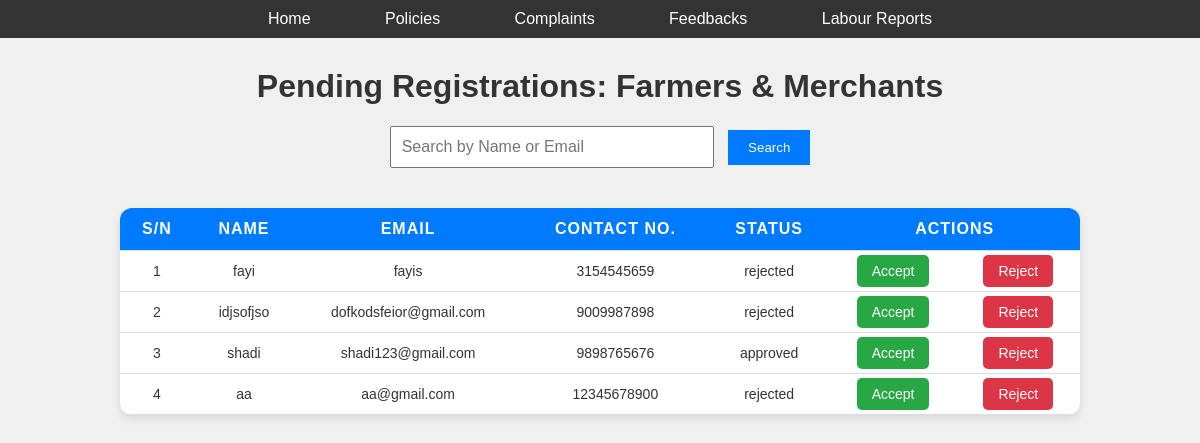
The app's page /Approval/ with its own data.
### admin_app/models.py (models this page shows)
class farmer(models.Model):
     loginid=models.ForeignKey(Usertable,on_delete=models.CASCADE,null=True,blank=True)
     name =models.CharField(max_length=100,null=True,blank=True)
     address =models.CharField(max_length=100,null=True,blank=True)
     place =models.CharField(max_length=100,null=True,blank=True)
     mob_no =models.CharField(max_length=100,null=True,blank=True)
     K_bhavan =models.CharField(max_length=100,null=True,blank=True)
     farmLocation = models.CharField(max_length=255, null=True, blank=True)

class Usertable(models.Model):
     username =models.CharField(max_length=100,null=True,blank=True)
     password =models.CharField(max_length=100,null=True,blank=True)
     type =models.CharField(max_length=100,null=True,blank=True)
     statusl=models.CharField(max_length=100,default='rejected',null=True,blank=True)

### admin_app/views.py (the view)
# urls.py: path('Approval/',Approval.as_view(),name='Approval12'),
class Approval(View):
     def get(self,request):
          form =  farmer.objects.all()
          return render(request,'admintemp/approval.html',{'form': form})

### templates/admintemp/approval.html (shortened to what this page needs)
<!DOCTYPE html>
<html lang="en">
<head>
</head>
<body>
    <nav>
        <a href="/Home">Home</a>
        <a href="/Policy_List">Policies</a>
        <a href="/Complaint">Complaints</a>
        <a href="/Feedback">Feedbacks</a>
        <a href="/Labour">Labour Reports</a>
    </nav>
    <h1>Pending Registrations: Farmers & Merchants</h1>
    <div class="search-container">
        <input type="text" id="searchNameEmail" class="search-box" placeholder="Search by Name or Email">
        <button class="search-btn" onclick="searchForm()">Search</button>
    </div>
    <table id="registrationsTable">
        <thead>
            <tr>
                <th>S/N</th>
                <th>Name</th>
                <th>Email</th>
                <th>Contact No.</th>
                <th>Status</th>
                <th colspan="2">Actions</th>
            </tr>
        </thead>
        <tbody>
            {% for i in form %}
            <tr>
                <td>{{ forloop.counter }}</td>
                <td> {{ i.name }}</td>
                <td>{{ i.loginid.username }}</td>
                <td> {{ i.mob_no }}</td>
                <td>{{ i.loginid.statusl }}</td>
                <td><a href="/Acceptfarmer/{{i.id}}" class="action-btn accept-btn">Accept</a></td>
                <td><a href="/Rejectfarmer/{{i.id}}" class="action-btn reject-btn">Reject</a></td>
            </tr>
            {% endfor %}
        </tbody>
    </table>
</body>
</html>

### templates/admintemp/approval.html (style rules this page uses)
body { font-family: Arial, sans-serif; background-color: #f0f0f0; margin: 0; padding: 0; }
h1 { text-align: center; margin-top: 30px; color: #333; }
nav { background-color: #333; padding: 10px; text-align: center; }
nav a { color: #fff; padding: 12px 20px; text-decoration: none; margin: 0 15px; border-radius: 5px; transition: background-color 0.3s ease; }
table { margin: 40px auto; border-collapse: collapse; width: 80%; max-width: 1000px; background-color: #fff; border-radius: 12px; overflow: hidden; box-shadow: 0 4px 8px rgba(0, 0, 0, 0.1); }
th, td { padding: 12px 15px; text-align: center; border-bottom: 1px solid #ddd; }
th { background-color: #007bff; color: #fff; text-transform: uppercase; letter-spacing: 1px; font-size: 16px; }
td { font-size: 14px; color: #333; }
.action-btn { padding: 8px 15px; border-radius: 5px; text-decoration: none; color: #fff; transition: background-color 0.3s ease; }
.accept-btn { background-color: #28a745; }
.reject-btn { background-color: #dc3545; }
.search-container { text-align: center; margin-top: 20px; }
.search-box { padding: 10px; font-size: 16px; width: 300px; margin-right: 10px; }
.search-btn { padding: 10px 20px; background-color: #007bff; color: #fff; border: none; cursor: pointer; }

### records on screen
farmer: name "fayi", loginid.username "fayis", mob_no "3154545659", loginid.statusl "rejected"
farmer: name "idjsofjso", loginid.username "dofkodsfeior@gmail.com", mob_no "9009987898", loginid.statusl "rejected"
farmer: name "shadi", loginid.username "shadi123@gmail.com", mob_no "9898765676", loginid.statusl "approved"
farmer: name "aa", loginid.username "aa@gmail.com", mob_no "12345678900", loginid.statusl "rejected"
